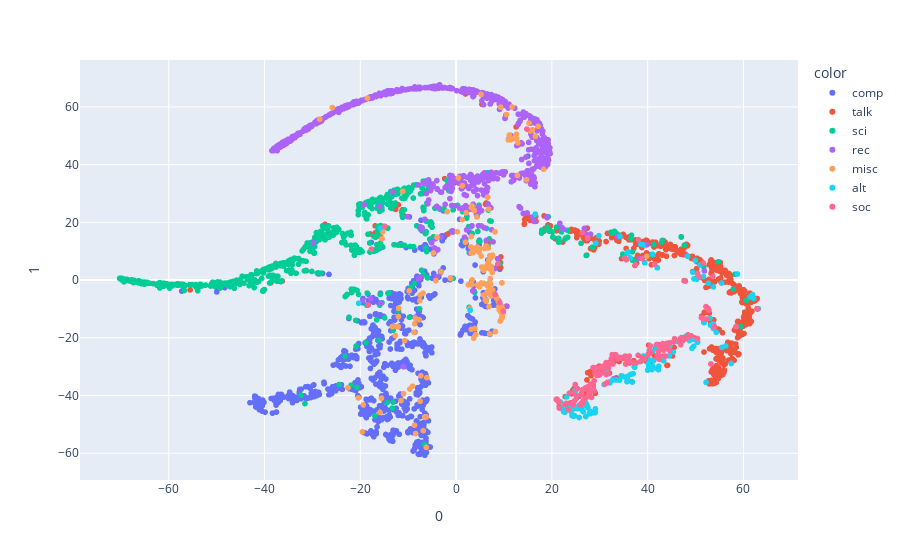

Notebook source saved alongside this figure:
### Markdown cell above
#### 3D Scatter Plot with Plottly

### Code cell
fig = px.scatter(comps_df.reset_index(), x=0, y=1, color=colors, hover_data=['index'])
fig.show()

### Figure 1 — Plotly figure (JSON) as saved in the notebook; plotly's stock layout.template omitted (floating-point values rounded to 4 significant figures; data arrays with more than 128 entries replaced by an {"elided": "..."} marker saying what was removed)
{"data": [{"customdata": {"elided": "744x1 str values"}, "hoverlabel": {"namelength": 0}, "hovertemplate": "color=comp<br>0=%{x}<br>1=%{y}<br>index=%{customdata[0]}", "legendgroup": "comp", "marker": {"color": "#636efa", "symbol": "circle"}, "mode": "markers", "name": "comp", "showlegend": true, "type": "scattergl", "x": {"elided": "744 float values"}, "xaxis": "x", "y": {"elided": "744 float values"}, "yaxis": "y"}, {"customdata": {"elided": "477x1 str values"}, "hoverlabel": {"namelength": 0}, "hovertemplate": "color=talk<br>0=%{x}<br>1=%{y}<br>index=%{customdata[0]}", "legendgroup": "talk", "marker": {"color": "#EF553B", "symbol": "circle"}, "mode": "markers", "name": "talk", "showlegend": true, "type": "scattergl", "x": {"elided": "477 float values"}, "xaxis": "x", "y": {"elided": "477 float values"}, "yaxis": "y"}, {"customdata": {"elided": "564x1 str values"}, "hoverlabel": {"namelength": 0}, "hovertemplate": "color=sci<br>0=%{x}<br>1=%{y}<br>index=%{customdata[0]}", "legendgroup": "sci", "marker": {"color": "#00cc96", "symbol": "circle"}, "mode": "markers", "name": "sci", "showlegend": true, "type": "scattergl", "x": {"elided": "564 float values"}, "xaxis": "x", "y": {"elided": "564 float values"}, "yaxis": "y"}, {"customdata": {"elided": "581x1 str values"}, "hoverlabel": {"namelength": 0}, "hovertemplate": "color=rec<br>0=%{x}<br>1=%{y}<br>index=%{customdata[0]}", "legendgroup": "rec", "marker": {"color": "#ab63fa", "symbol": "circle"}, "mode": "markers", "name": "rec", "showlegend": true, "type": "scattergl", "x": {"elided": "581 float values"}, "xaxis": "x", "y": {"elided": "581 float values"}, "yaxis": "y"}, {"customdata": {"elided": "172x1 str values"}, "hoverlabel": {"namelength": 0}, "hovertemplate": "color=misc<br>0=%{x}<br>1=%{y}<br>index=%{customdata[0]}", "legendgroup": "misc", "marker": {"color": "#FFA15A", "symbol": "circle"}, "mode": "markers", "name": "misc", "showlegend": true, "type": "scattergl", "x": {"elided": "172 float values"}, "xaxis": "x", "y": {"elided": "172 float values"}, "yaxis": "y"}, {"customdata": {"elided": "135x1 str values"}, "hoverlabel": {"namelength": 0}, "hovertemplate": "color=alt<br>0=%{x}<br>1=%{y}<br>index=%{customdata[0]}", "legendgroup": "alt", "marker": {"color": "#19d3f3", "symbol": "circle"}, "mode": "markers", "name": "alt", "showlegend": true, "type": "scattergl", "x": {"elided": "135 float values"}, "xaxis": "x", "y": {"elided": "135 float values"}, "yaxis": "y"}, {"customdata": {"elided": "156x1 str values"}, "hoverlabel": {"namelength": 0}, "hovertemplate": "color=soc<br>0=%{x}<br>1=%{y}<br>index=%{customdata[0]}", "legendgroup": "soc", "marker": {"color": "#FF6692", "symbol": "circle"}, "mode": "markers", "name": "soc", "showlegend": true, "type": "scattergl", "x": {"elided": "156 float values"}, "xaxis": "x", "y": {"elided": "156 float values"}, "yaxis": "y"}], "layout": {"legend": {"title": {"text": "color"}, "tracegroupgap": 0}, "margin": {"t": 60}, "xaxis": {"anchor": "y", "domain": [0, 1], "title": {"text": "0"}}, "yaxis": {"anchor": "x", "domain": [0, 1], "title": {"text": "1"}}}}
